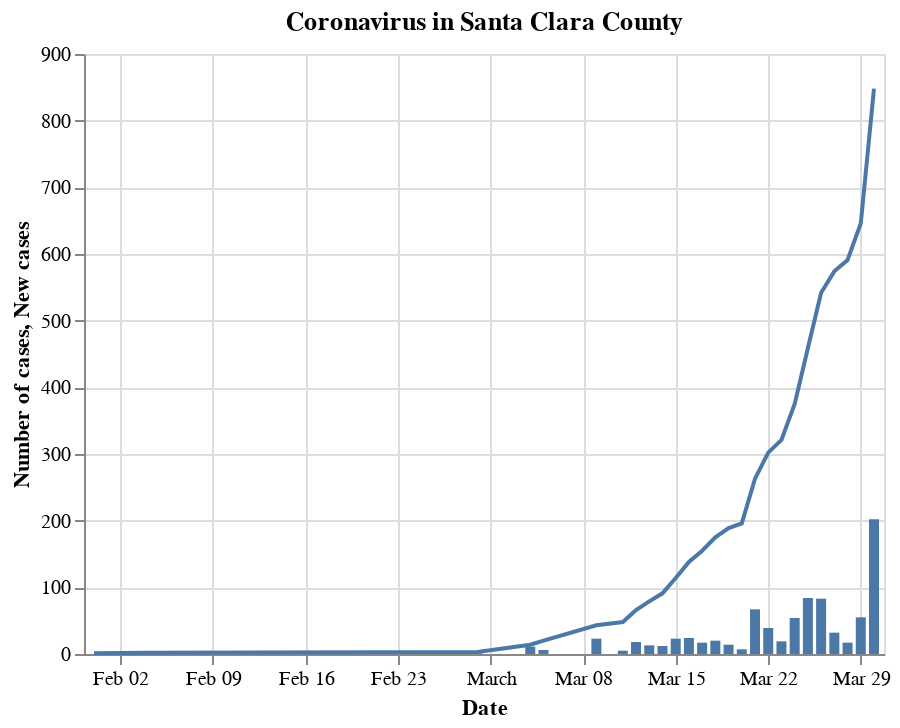

Here is the notebook cell this chart was saved with:
### Code cell
alt.Chart(data[['Date', 'Number of cases']]).mark_line().encode(
    x='Date',
    y='Number of cases'
) + alt.Chart(data[['Date', 'New cases']]).mark_bar().encode(
    x='Date',
    y='New cases'
).properties(
    title='Coronavirus in Santa Clara County'
)

### Figure 1 — Vega-Lite specification as saved in the notebook (floating-point values rounded to 4 significant figures)
{"$schema": "https://vega.github.io/schema/vega-lite/v3.4.0.json", "config": {"mark": {"tooltip": null}, "view": {"height": 300, "width": 400}}, "datasets": {"data-42b1985f81c0388017d91bd8cc18e088": [{"Date": "2020-01-31T00:00:00", "New cases": null}, {"Date": "2020-02-04T00:00:00", "New cases": 1}, {"Date": "2020-02-29T00:00:00", "New cases": 1}, {"Date": "2020-03-04T00:00:00", "New cases": 11}, {"Date": "2020-03-05T00:00:00", "New cases": 6}, {"Date": "2020-03-09T00:00:00", "New cases": 23}, {"Date": "2020-03-11T00:00:00", "New cases": 5}, {"Date": "2020-03-12T00:00:00", "New cases": 18}, {"Date": "2020-03-13T00:00:00", "New cases": 13}, {"Date": "2020-03-14T00:00:00", "New cases": 12}, {"Date": "2020-03-15T00:00:00", "New cases": 23}, {"Date": "2020-03-16T00:00:00", "New cases": 24}, {"Date": "2020-03-17T00:00:00", "New cases": 17}, {"Date": "2020-03-18T00:00:00", "New cases": 20}, {"Date": "2020-03-19T00:00:00", "New cases": 14}, {"Date": "2020-03-20T00:00:00", "New cases": 7}, {"Date": "2020-03-21T00:00:00", "New cases": 67}, {"Date": "2020-03-22T00:00:00", "New cases": 39}, {"Date": "2020-03-23T00:00:00", "New cases": 19}, {"Date": "2020-03-24T00:00:00", "New cases": 54}, {"Date": "2020-03-25T00:00:00", "New cases": 84}, {"Date": "2020-03-26T00:00:00", "New cases": 83}, {"Date": "2020-03-27T00:00:00", "New cases": 32}, {"Date": "2020-03-28T00:00:00", "New cases": 17}, {"Date": "2020-03-29T00:00:00", "New cases": 55}, {"Date": "2020-03-30T00:00:00", "New cases": 202}], "data-66dc873a2bd70fd4c183e41ddf90a3d4": [{"Date": "2020-01-31T00:00:00", "Number of cases": 1}, {"Date": "2020-02-04T00:00:00", "Number of cases": 2}, {"Date": "2020-02-29T00:00:00", "Number of cases": 3}, {"Date": "2020-03-04T00:00:00", "Number of cases": 14}, {"Date": "2020-03-05T00:00:00", "Number of cases": 20}, {"Date": "2020-03-09T00:00:00", "Number of cases": 43}, {"Date": "2020-03-11T00:00:00", "Number of cases": 48}, {"Date": "2020-03-12T00:00:00", "Number of cases": 66}, {"Date": "2020-03-13T00:00:00", "Number of cases": 79}, {"Date": "2020-03-14T00:00:00", "Number of cases": 91}, {"Date": "2020-03-15T00:00:00", "Number of cases": 114}, {"Date": "2020-03-16T00:00:00", "Number of cases": 138}, {"Date": "2020-03-17T00:00:00", "Number of cases": 155}, {"Date": "2020-03-18T00:00:00", "Number of cases": 175}, {"Date": "2020-03-19T00:00:00", "Number of cases": 189}, {"Date": "2020-03-20T00:00:00", "Number of cases": 196}, {"Date": "2020-03-21T00:00:00", "Number of cases": 263}, {"Date": "2020-03-22T00:00:00", "Number of cases": 302}, {"Date": "2020-03-23T00:00:00", "Number of cases": 321}, {"Date": "2020-03-24T00:00:00", "Number of cases": 375}, {"Date": "2020-03-25T00:00:00", "Number of cases": 459}, {"Date": "2020-03-26T00:00:00", "Number of cases": 542}, {"Date": "2020-03-27T00:00:00", "Number of cases": 574}, {"Date": "2020-03-28T00:00:00", "Number of cases": 591}, {"Date": "2020-03-29T00:00:00", "Number of cases": 646}, {"Date": "2020-03-30T00:00:00", "Number of cases": 848}]}, "layer": [{"data": {"name": "data-66dc873a2bd70fd4c183e41ddf90a3d4"}, "encoding": {"x": {"field": "Date", "type": "temporal"}, "y": {"field": "Number of cases", "type": "quantitative"}}, "mark": "line"}, {"data": {"name": "data-42b1985f81c0388017d91bd8cc18e088"}, "encoding": {"x": {"field": "Date", "type": "temporal"}, "y": {"field": "New cases", "type": "quantitative"}}, "mark": "bar", "title": "Coronavirus in Santa Clara County"}]}
